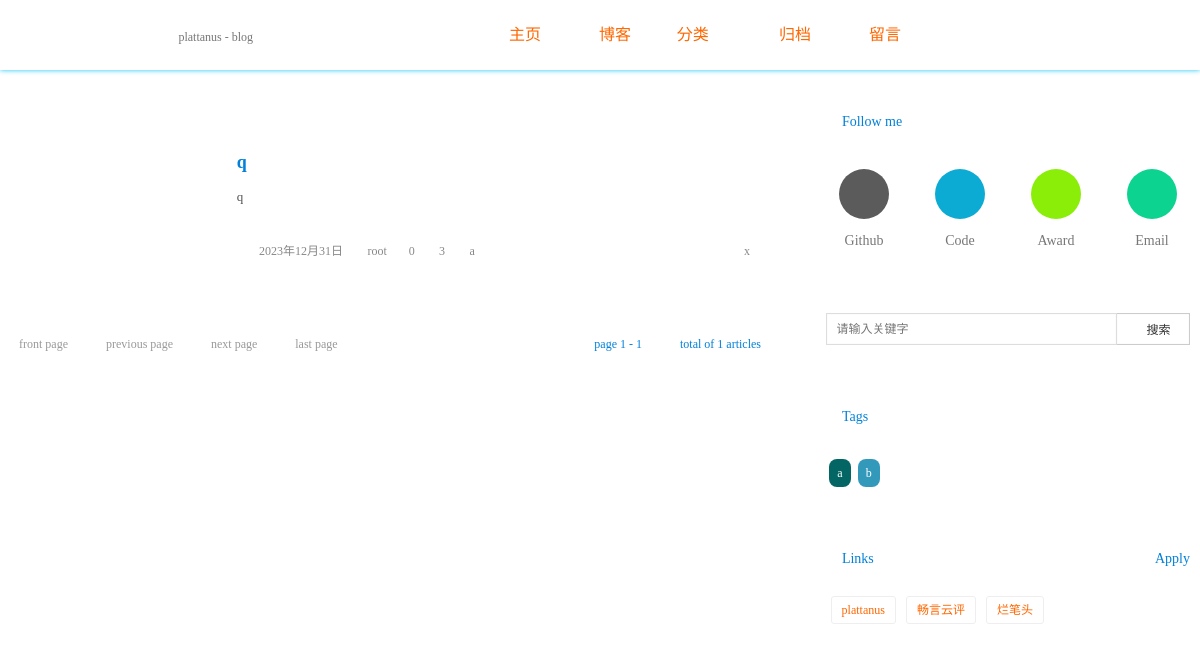
The app's page /blog/list/ with its own data.
### blog/models.py (models this page shows, shortened)
class Article(models.Model):
    title = models.CharField(max_length=200)  # 博客标题
    category = models.ForeignKey('Category', verbose_name='文章类型', on_delete=models.CASCADE)
    date_time = models.DateField(auto_now_add=True)  # 博客日期
    content = models.TextField(blank=True, null=True)  # 文章正文
    digest = models.TextField(blank=True, null=True)  # 文章摘要
    author = models.ForeignKey(settings.AUTH_USER_MODEL, verbose_name='作者', on_delete=models.CASCADE)
    view = models.BigIntegerField(default=0)  # 阅读数
    comment = models.BigIntegerField(default=0)  # 评论数
    tag = models.ManyToManyField(Tag)  # 标签
    class Meta:  # 按时间降序
        ordering = ['-date_time']

class Tag(models.Model):
    tag_name = models.CharField('标签名称', max_length=30)

class Category(models.Model):
    name = models.CharField('文章类型', max_length=30)
    created_time = models.DateTimeField('创建时间', auto_now_add=True)
    last_mod_time = models.DateTimeField('修改时间', auto_now=True)
    class Meta:
        ordering = ['name']
        verbose_name = "文章类型"
        verbose_name_plural = verbose_name
    def __str__(self):
        return self.name

### blog/views.py (the view)
# urls.py: path('list/', views.blog_list, name='list'),
def blog_list(request):
    page_number = get_page(request)
    blog_count = Article.objects.count()
    page_info = PageInfo(page_number, blog_count)
    _blog_list = Article.objects.all()[page_info.index_start: page_info.index_end]
    return render(request, 'blog/list.html', {"blog_list": _blog_list, "page_info": page_info})

### blog/context_processors.py (called while the page is built)
def sidebar(request):
    category_list = Category.objects.all()
    blog_top = Article.objects.all().values("id", "title", "view").order_by('-view')[0:6]
    tag_list = Tag.objects.all()
    comment = Comment.objects.all().order_by('-create_time')[0:6]
    importlib.reload(blogroll)
    return {
        'category_list': category_list,
        'blog_top': blog_top,
        'tag_list': tag_list,
        'comment_list': comment,
        'blogroll': blogroll.sites
    }

### blog/views.py (called while the page is built)
def get_page(request):
    page_number = request.GET.get("page")
    return 1 if not page_number or not page_number.isdigit() else int(page_number)

### myblog/util.py (called while the page is built)
    @property
    def index_start(self):
        return self._index_start

    @property
    def index_end(self):
        return self._index_end

    @property
    def current_page(self):
        return self._page

    @property
    def total_page(self):
        return ceil(self._total / self._limit)

    @property
    def total_number(self):
        return self._total

### templates/blog/list.html (shortened to what this page needs)
{% extends "blog/base.html" %}
{% load custom_filter %}
{% block content %}
    {% if blog_list %}
        <section class="mysection">
            {% include "blog/component/blog_list.html" with blogs=blog_list %}
            {% include "blog/component/pagination.html" with pages=page_info %}
        </section>
    {% else %}
        <section class="mysection" style="animation: fuxiasuo 0.8s;">Noting... ing ing ing</section>
    {% endif %}
{% endblock %}

### templates/blog/component/blog_list.html
<div class="arclist">
    <ul>
        {% for blog in blogs %}
            {% if id %}
                <li id="{{ id }}">
                    {% else %}
                <li {% if blog.view > 1000 %} id="tuijian" {% elif article.view > 500 %} id="Hot" {% endif %}>
            {% endif %}
        <div class="arcimg">
        </div>
        <div class="arc-right">
            <h4 class="blue-text"><a href="{% url "blog:detail" blog.id %}"
                                     title="{{ blog.title }}">{{ blog.title }}</a></h4>
            <p>{{ blog.digest }}</p>
            <ul>
                <li><a title="发布于 {{ blog.date_time }}  "><i
                        class="el-time"></i> {{ blog.date_time }}</a></li>
                <li><a title="作者： {{ blog.author }}"><i class="el-user"></i>{{ blog.author }}</a>
                </li>
                <li><a title="已有 {{ blog.comment }} 条评论"><i
                        class="el-comment"></i>{{ blog.comment }}</a>
                </li>
                <li><a title="已有 {{ blog.view }} 次浏览"><i class="el-eye-open"></i>{{ blog.view }}</a></li>
                {% for tag in blog.tag.values %}
                    <li class="mob-hidden">
                        <a title="标签: {{ tag.tag_name }}" href="{% url "blog:tag" tag.tag_name %}"><i class="el-tag"></i>{{ tag.tag_name }}</a>&nbsp;
                    </li>
                {% endfor %}
                <li><a href="{% url "blog:list" %}}" title="查看分类"><i
                        class="el-th-list"></i>{{ blog.category }}</a></li>
            </ul>
        </div>
        </li>
        {% endfor %}
    </ul>
</div>

### templates/blog/right.html (shortened to what this page needs)
<aside class="myaside">
    <div class="focus-me bg-color animation-div">
        <h4 class="index-title"><i class="el-heart"></i>Follow me</h4>
        <div class="xiangguan">
            <div><a class="githbu" href="https://github.com/plattanus" target="_blank">
                <i class="el-github"></i></a><span>Github</span></div>
            <div><a class="benbo" href="https://github.com/plattanus/DjangoPersonalWebsite" target="_blank">
                <i class="el-download-alt"></i></a><span>Code</span></div>
            <div><a class="side-fx" onclick="showImage('/static/mypicture/reward.jpg')"><i class="el-share-alt"></i></a><span>Award</span></div>
            <div><a class="mail-btn" href="mailto:plattanus@outlook.com"><i class="el-envelope"></i></a><span>Email</span></div>
        </div>
    </div>
    <div class="search animation-div">
        <form action="{% url "blog:search" %}" method="get">
            <div class="search-index">
                <input name="key" type="text" placeholder="请输入关键字" onfocus="this.placeholder=''"
                       onblur="this.placeholder='请输入关键字'"/>
                <i class="el-search"><input value="搜索" type="submit"/></i>
            </div>
        </form>
    </div>
    <div class="cloud bg-color animation-div">
        <h4 class="index-title"><i class="el-tags"></i>Tags</h4>
        <ul id="3dcloud">
            {% for tag in tag_list %}
                <li><a href="{% url "blog:tag" name=tag.tag_name %}"
                       title="标签：{{ tag.tag_name }} ">{{ tag.tag_name }}</a></li>
            {% endfor %}
        </ul>
    </div>
    {% include "blog/blogroll.html" %}
</aside>

### static/mycss/public.css (style rules this page uses)
body { font-size:14px;font-size:100%;font-family:'Microsoft YaHei';line-height:24px;margin:0;padding:0;min-width:320px;display:none; }
a { color:inherit;text-decoration:none; }
ul,dl,dt,dd,p { padding:0;margin:0;list-style:none; }
h1,h2,h3,h4,h5 { padding:10px 0;margin:0;text-indent:5px;margin-bottom:15px; }
input,button,select { outline:none!important }
body { background:#e9ecd7 url(../images/bgimg/bg0.jpg); background-attachment: fixed; background-repeat: no-repeat; background-size: 100% 100%; }
body:after { content: ''; position: fixed; left: 0; top: 0; width: 100%; height: 100%; background: rgba(255,255,255,0.5); z-index: -1; }
i { color:#ff6700; margin-right:5px; }
input,textarea { padding:0;margin:0;border:#ddd 1px solid;box-sizing:border-box;box-shadow:inset 0 0 2px rgba(0,0,0,0.05);font-family:'Microsoft YaHei';text-indent:10px;background:rgba(255,255,255,0.5);transition:all 0.5s;-webkit-transition:all 0.5s; }
.nobg { background-image:none!important;background-color:#fff!important; }
.blue-text { color:#0181da; }
.bg-color { background:rgba(255,255,255,0.5); }
.index-title { font-size:14px;color:#0181da;font-weight:normal; }
.mysection { width:65%;float:left; }
.arclist { width:100%;overflow:hidden;margin-top:25px; }
.arclist >ul { width:100%; }
.arclist>ul>li { width:100%;margin:auto;padding:25px;box-sizing:border-box;margin-bottom:25px;overflow:hidden;position:relative;background:rgba(255,255,255,0.5); }
.arclist>ul>li> .arcimg { width:25%;height:105px;float:left;overflow:hidden; }
.arc-right { width:71%;float:right;position:relative; }
.arc-right h4 { padding:0;margin:0;background:none;font-size:18px;padding-bottom:11px;text-indent:0;white-space:nowrap;text-overflow:ellipsis;overflow:hidden; }
.arc-right p { font-size:13px;overflow:hidden;text-overflow:ellipsis;height:54px;color:#515151; }
.arc-right ul { width:100%;overflow:hidden;position:absolute; }
.arc-right ul li { float:left;overflow:hidden;padding:0 5px;font-size:12px;color:#888; max-width: 150px;overflow: hidden;white-space: nowrap;text-overflow: ellipsis; }
.arc-right ul li:last-child { float:right; }
.myaside { width:32%;float:right; }
.xiangguan { width:100%;overflow:hidden; }
.xiangguan div { display:block;font-size:14px;float:left;overflow:hidden;width:25%;text-align:center;margin-bottom:20px;padding-top:10px;color:#fff; }
.xiangguan div a { display:inline-block;width:50px;height:50px;margin:auto;border-radius:100px;-webkit-border-radius:100px;transition:all 0.5s;-webkit-transition:all 0.5s; }
.xiangguan div a i { line-height:50px;font-size:20px;margin:0; }
.xiangguan div span { display:block;width:100%;padding-top:10px;color:#777; }
.xiangguan .benbo { background:#0cabd3; }
.xiangguan > div >.mail-btn { background:#0cd38f;padding:0; }
.xiangguan .githbu { background:#5B5B5B; }
.xiangguan .side-fx { background:#8aee08;cursor:pointer; }
.xiangguan a i { color:inherit; }
.focus-me { margin-bottom:30px;position:relative; }
.cloud { width:100%; clear: both; overflow: hidden;border-radius:0px;border:0px solid #eee;margin-top:30px;overflow:auto;padding-bottom:15px; }
.cloud ul { width:95%;margin:auto;overflow:hidden; }
.cloud ul li { padding:0.1em 0.5em 0.1em 0.5em;float:left;text-align:center; border-radius:0.5em;margin:0.3em 1% 0.3em 1%;-moz-transition: all 0.5s; -webkit-transition: all 0.5s; -o-transition: all 0.5s; transition: all 0.5s; }
.cloud ul li a { color: #FFF;font-size:12px; }
.cloud ul li:nth-child(8n-6) { background: #EDC951 }
.cloud ul li:nth-child(8n-7) { background: #C8C8A9 }
.cloud ul li:first-child { background: #036564 }
.cloud ul li:last-child { background: #3299BB }
.search { margin-top:20px;margin-bottom:10px; }
.search form { width:95%;margin:auto;padding-bottom:10px; }
.search-index { overflow:hidden;padding:10px 0;height:2em; }
.search-index input { font-size:12px;color:#333;height:100%;width:80%;float:left; }
.search-index i { height:100%;width:20%;background:rgba(255,255,255,0.8);padding:0;margin:0;text-align:center;font-size:16px;line-height:2em; }
.search form input[type="submit"] { cursor:pointer;position:relative;top:-32px;background:none;width:100%;border:1px solid #ccc;box-sizing:border-box;border-left:none; }
.mail-btn { width:98%;margin:auto;padding-bottom:10px;position:relative; }

### records on screen
Article: title "q", digest "q", date_time "2023年12月31日", author "root", comment "0", view "3", category "x"
Tag: tag_name "a"
Tag: tag_name "b"

### other values on screen
{{ pages.current_page }} "1"
{{ pages.total_page }} "1"
{{ pages.total_number }} "1"
{{ blog.name }} "plattanus" "畅言云评" "烂笔头"
